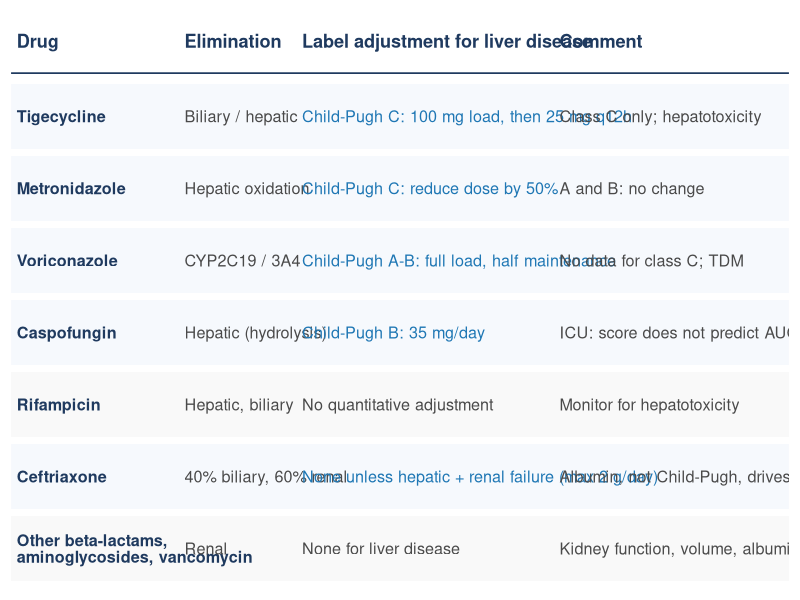

Write the R code that produced this figure.
# =============================================================================
# New liver slide. Which antimicrobials carry a hepatic dose adjustment?
# Table graphic. Sources: Halilovic & Heintz 2014 (AJHP; 22 antibiotics with
# hepatic or mixed clearance reviewed), Verbeeck 2008 (EJCP), Comce 2024 (JAC
# systematic review: ceftriaxone, gentamicin, meropenem, vancomycin in cirrhosis),
# Kurland 2019 (caspofungin ICU), and the US prescribing information of each drug.
# CHECK each label cell against the current SmPC/PI before presenting.
# =============================================================================
suppressPackageStartupMessages({library(dplyr); library(ggplot2); library(patchwork)})
col_blue <- "#1f77b4"; col_grey <- "#9aa3ad"; col_navy <- "#1f3a5f"; col_dark <- "#4a4a4a"; col_red <- "#b03a3a"
base_theme <- function(bs = 17) theme_minimal(base_size = bs) + theme(panel.grid.minor = element_blank(), plot.title = element_text(face = "bold", color = col_navy, size = bs * 0.95), plot.subtitle = element_text(color = col_dark, size = bs * 0.75), plot.margin = margin(8, 10, 8, 8))

library(tidyr)
tab <- tribble(~drug, ~handling, ~label, ~note,
  "Tigecycline",     "Biliary / hepatic",          "Child-Pugh C: 100 mg load, then 25 mg q12h",        "Class C only; hepatotoxicity",
  "Metronidazole",   "Hepatic oxidation",           "Child-Pugh C: reduce dose by 50%",                  "A and B: no change",
  "Voriconazole",    "CYP2C19 / 3A4",               "Child-Pugh A-B: full load, half maintenance",       "No data for class C; TDM",
  "Caspofungin",     "Hepatic (hydrolysis)", "Child-Pugh B: 35 mg/day",                        "ICU: score does not predict AUC (next slide)",
  "Rifampicin",      "Hepatic, biliary",            "No quantitative adjustment",                        "Monitor for hepatotoxicity",
  "Ceftriaxone",     "40% biliary, 60% renal",      "None unless hepatic + renal failure (max 2 g/day)", "Albumin, not Child-Pugh, drives free fraction",
  "Other beta-lactams,\naminoglycosides, vancomycin", "Renal", "None for liver disease", "Kidney function, volume, albumin set the dose") |>
  mutate(row = rev(seq_len(n())), hep = ifelse(label %in% c("None for liver disease", "No quantitative adjustment"), "none", "adj"))
long <- tab |> select(row, hep, drug, handling, label, note) |>
  pivot_longer(c(drug, handling, label, note), names_to = "col", values_to = "txt") |>
  mutate(x = c(drug = 0, handling = 3.0, label = 5.1, note = 9.7)[col],
         face = ifelse(col == "drug", "bold", "plain"),
         colr = case_when(col == "label" & hep == "adj" ~ col_blue, col == "drug" ~ col_navy, TRUE ~ col_dark))
hdrs <- tibble(x = c(0, 3.0, 5.1, 9.7), txt = c("Drug", "Elimination", "Label adjustment for liver disease", "Comment"))
p <- ggplot() +
  geom_rect(data = tab, aes(xmin = -0.1, xmax = 13.8, ymin = row - 0.45, ymax = row + 0.45, fill = hep), alpha = 0.5) +
  scale_fill_manual(values = c(adj = "#eef4fb", none = "#f3f3f3"), guide = "none") +
  geom_text(data = long, aes(x, row, label = txt, fontface = face), color = long$colr, hjust = 0, size = 4.1, lineheight = 0.85) +
  geom_text(data = hdrs, aes(x, max(tab$row) + 1.05, label = txt), hjust = 0, size = 4.6, fontface = "bold", color = col_navy) +
  annotate("segment", x = -0.1, xend = 13.8, y = max(tab$row) + 0.6, yend = max(tab$row) + 0.6, color = col_navy, linewidth = 0.6) +
  scale_x_continuous(limits = c(-0.1, 13.8), expand = c(0, 0)) +
  scale_y_continuous(limits = c(0.4, max(tab$row) + 1.5), expand = c(0, 0)) +
  theme_void() + theme(plot.margin = margin(6, 8, 6, 8))
ggsave("figures/hepatic_adjustment_table.png", p, width = 14, height = 5.2, dpi = 200, bg = "white")
